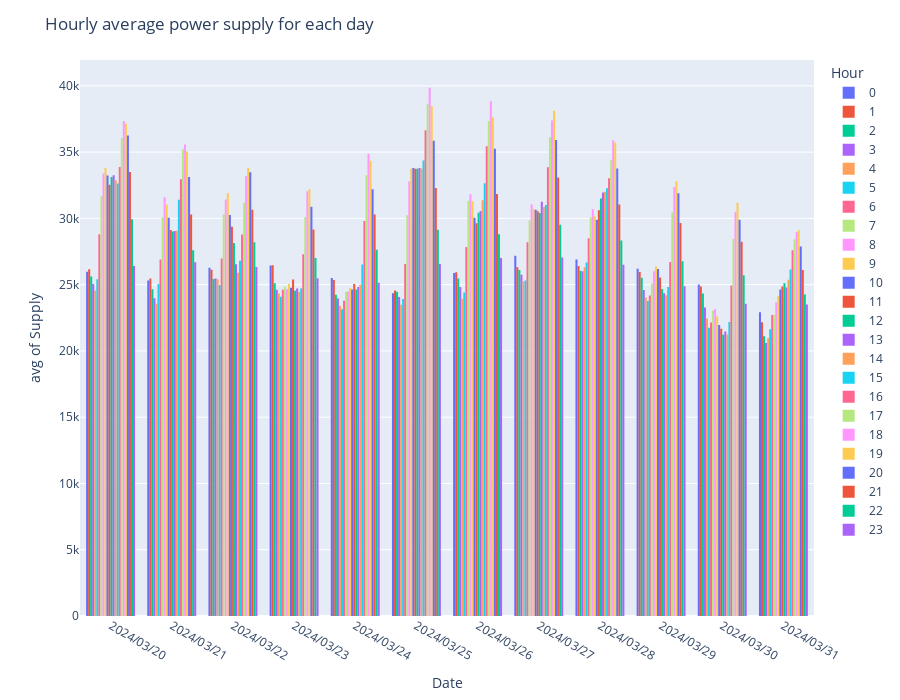

The notebook cell saved with this chart:
### Markdown cell above
#### Now let's plot data about hourly power supply for each day

### Code cell
fig2 = px.histogram(grouped_data, x="Date", y='Supply', color='Hour', histfunc='avg', barmode='group')
fig2.update_layout(title="Hourly average power supply for each day", height=700)
fig2.show()

### Figure 1 — Plotly figure (JSON) as saved in the notebook; plotly's stock layout.template omitted (floating-point values rounded to 4 significant figures)
{"data": [{"alignmentgroup": "True", "bingroup": "x", "histfunc": "avg", "hovertemplate": "Hour=0<br>Date=%{x}<br>avg of Supply=%{y}<extra></extra>", "legendgroup": "0", "marker": {"color": "#636efa", "pattern": {"shape": ""}}, "name": "0", "offsetgroup": "0", "orientation": "v", "showlegend": true, "type": "histogram", "x": ["2024/03/20", "2024/03/21", "2024/03/22", "2024/03/23", "2024/03/24", "2024/03/25", "2024/03/26", "2024/03/27", "2024/03/28", "2024/03/29", "2024/03/30", "2024/03/31"], "xaxis": "x", "y": [25960.0, 25310.0, 26280.0, 26450.0, 25510.0, 24350.0, 25880.0, 27180.0, 26900.0, 26200.0, 25010.0, 22910.0], "yaxis": "y"}, {"alignmentgroup": "True", "bingroup": "x", "histfunc": "avg", "hovertemplate": "Hour=1<br>Date=%{x}<br>avg of Supply=%{y}<extra></extra>", "legendgroup": "1", "marker": {"color": "#EF553B", "pattern": {"shape": ""}}, "name": "1", "offsetgroup": "1", "orientation": "v", "showlegend": true, "type": "histogram", "x": ["2024/03/20", "2024/03/21", "2024/03/22", "2024/03/23", "2024/03/24", "2024/03/25", "2024/03/26", "2024/03/27", "2024/03/28", "2024/03/29", "2024/03/30", "2024/03/31"], "xaxis": "x", "y": [26160.0, 25470.0, 26120.0, 26460.0, 25350.0, 24570.0, 25941, 26310.0, 26400.0, 25950.0, 24870.0, 22160.0], "yaxis": "y"}, {"alignmentgroup": "True", "bingroup": "x", "histfunc": "avg", "hovertemplate": "Hour=2<br>Date=%{x}<br>avg of Supply=%{y}<extra></extra>", "legendgroup": "2", "marker": {"color": "#00cc96", "pattern": {"shape": ""}}, "name": "2", "offsetgroup": "2", "orientation": "v", "showlegend": true, "type": "histogram", "x": ["2024/03/20", "2024/03/21", "2024/03/22", "2024/03/23", "2024/03/24", "2024/03/25", "2024/03/26", "2024/03/27", "2024/03/28", "2024/03/29", "2024/03/30", "2024/03/31"], "xaxis": "x", "y": [25610.0, 24650.0, 25429, 25110.0, 24230.0, 24470.0, 25463, 26110.0, 26040.0, 25510.0, 24330.0, 21120.0], "yaxis": "y"}, {"alignmentgroup": "True", "bingroup": "x", "histfunc": "avg", "hovertemplate": "Hour=3<br>Date=%{x}<br>avg of Supply=%{y}<extra></extra>", "legendgroup": "3", "marker": {"color": "#ab63fa", "pattern": {"shape": ""}}, "name": "3", "offsetgroup": "3", "orientation": "v", "showlegend": true, "type": "histogram", "x": ["2024/03/20", "2024/03/21", "2024/03/22", "2024/03/23", "2024/03/24", "2024/03/25", "2024/03/26", "2024/03/27", "2024/03/28", "2024/03/29", "2024/03/30", "2024/03/31"], "xaxis": "x", "y": [25050.0, 23970.0, 25460.0, 24610.0, 23950.0, 24070.0, 24820.0, 25740.0, 26020.0, 24600.0, 23270.0, 20600.0], "yaxis": "y"}, {"alignmentgroup": "True", "bingroup": "x", "histfunc": "avg", "hovertemplate": "Hour=4<br>Date=%{x}<br>avg of Supply=%{y}<extra></extra>", "legendgroup": "4", "marker": {"color": "#FFA15A", "pattern": {"shape": ""}}, "name": "4", "offsetgroup": "4", "orientation": "v", "showlegend": true, "type": "histogram", "x": ["2024/03/20", "2024/03/21", "2024/03/22", "2024/03/23", "2024/03/24", "2024/03/25", "2024/03/26", "2024/03/27", "2024/03/28", "2024/03/29", "2024/03/30", "2024/03/31"], "xaxis": "x", "y": [24550.0, 23560.0, 25400.0, 24340.0, 23400.0, 23483, 23936, 25240.0, 26320.0, 24030.0, 22440.0, 20950.0], "yaxis": "y"}, {"alignmentgroup": "True", "bingroup": "x", "histfunc": "avg", "hovertemplate": "Hour=5<br>Date=%{x}<br>avg of Supply=%{y}<extra></extra>", "legendgroup": "5", "marker": {"color": "#19d3f3", "pattern": {"shape": ""}}, "name": "5", "offsetgroup": "5", "orientation": "v", "showlegend": true, "type": "histogram", "x": ["2024/03/20", "2024/03/21", "2024/03/22", "2024/03/23", "2024/03/24", "2024/03/25", "2024/03/26", "2024/03/27", "2024/03/28", "2024/03/29", "2024/03/30", "2024/03/31"], "xaxis": "x", "y": [25410.0, 25040.0, 24973, 24080.0, 23150.0, 23920.0, 24400.0, 25300.0, 26670.0, 23770.0, 21750.0, 21640.0], "yaxis": "y"}, {"alignmentgroup": "True", "bingroup": "x", "histfunc": "avg", "hovertemplate": "Hour=6<br>Date=%{x}<br>avg of Supply=%{y}<extra></extra>", "legendgroup": "6", "marker": {"color": "#FF6692", "pattern": {"shape": ""}}, "name": "6", "offsetgroup": "6", "orientation": "v", "showlegend": true, "type": "histogram", "x": ["2024/03/20", "2024/03/21", "2024/03/22", "2024/03/23", "2024/03/24", "2024/03/25", "2024/03/26", "2024/03/27", "2024/03/28", "2024/03/29", "2024/03/30", "2024/03/31"], "xaxis": "x", "y": [28790.0, 26900.0, 26970.0, 24620.0, 23780.0, 26560.0, 27840.0, 28200.0, 28500.0, 24190.0, 22136, 22710.0], "yaxis": "y"}, {"alignmentgroup": "True", "bingroup": "x", "histfunc": "avg", "hovertemplate": "Hour=7<br>Date=%{x}<br>avg of Supply=%{y}<extra></extra>", "legendgroup": "7", "marker": {"color": "#B6E880", "pattern": {"shape": ""}}, "name": "7", "offsetgroup": "7", "orientation": "v", "showlegend": true, "type": "histogram", "x": ["2024/03/20", "2024/03/21", "2024/03/22", "2024/03/23", "2024/03/24", "2024/03/25", "2024/03/26", "2024/03/27", "2024/03/28", "2024/03/29", "2024/03/30", "2024/03/31"], "xaxis": "x", "y": [31670.0, 30092, 30280.0, 24870.0, 24470.0, 30230.0, 31330.0, 29850.0, 30060.0, 25061, 23040.0, 22730.0], "yaxis": "y"}, {"alignmentgroup": "True", "bingroup": "x", "histfunc": "avg", "hovertemplate": "Hour=8<br>Date=%{x}<br>avg of Supply=%{y}<extra></extra>", "legendgroup": "8", "marker": {"color": "#FF97FF", "pattern": {"shape": ""}}, "name": "8", "offsetgroup": "8", "orientation": "v", "showlegend": true, "type": "histogram", "x": ["2024/03/20", "2024/03/21", "2024/03/22", "2024/03/23", "2024/03/24", "2024/03/25", "2024/03/26", "2024/03/27", "2024/03/28", "2024/03/29", "2024/03/30", "2024/03/31"], "xaxis": "x", "y": [33390.0, 31590.0, 31430.0, 24650.0, 24480.0, 32780.0, 31820.0, 31060.0, 30690.0, 26010.0, 23150.0, 23680.0], "yaxis": "y"}, {"alignmentgroup": "True", "bingroup": "x", "histfunc": "avg", "hovertemplate": "Hour=9<br>Date=%{x}<br>avg of Supply=%{y}<extra></extra>", "legendgroup": "9", "marker": {"color": "#FECB52", "pattern": {"shape": ""}}, "name": "9", "offsetgroup": "9", "orientation": "v", "showlegend": true, "type": "histogram", "x": ["2024/03/20", "2024/03/21", "2024/03/22", "2024/03/23", "2024/03/24", "2024/03/25", "2024/03/26", "2024/03/27", "2024/03/28", "2024/03/29", "2024/03/30", "2024/03/31"], "xaxis": "x", "y": [33810.0, 31040.0, 31900.0, 25050, 24740.0, 33740.0, 31290.0, 30710.0, 30140.0, 26370, 22597, 24139], "yaxis": "y"}, {"alignmentgroup": "True", "bingroup": "x", "histfunc": "avg", "hovertemplate": "Hour=10<br>Date=%{x}<br>avg of Supply=%{y}<extra></extra>", "legendgroup": "10", "marker": {"color": "#636efa", "pattern": {"shape": ""}}, "name": "10", "offsetgroup": "10", "orientation": "v", "showlegend": true, "type": "histogram", "x": ["2024/03/20", "2024/03/21", "2024/03/22", "2024/03/23", "2024/03/24", "2024/03/25", "2024/03/26", "2024/03/27", "2024/03/28", "2024/03/29", "2024/03/30", "2024/03/31"], "xaxis": "x", "y": [33240.0, 30050.0, 30250.0, 24760.0, 24630.0, 33810.0, 30040.0, 30650.0, 29890.0, 26190.0, 21960.0, 24630.0], "yaxis": "y"}, {"alignmentgroup": "True", "bingroup": "x", "histfunc": "avg", "hovertemplate": "Hour=11<br>Date=%{x}<br>avg of Supply=%{y}<extra></extra>", "legendgroup": "11", "marker": {"color": "#EF553B", "pattern": {"shape": ""}}, "name": "11", "offsetgroup": "11", "orientation": "v", "showlegend": true, "type": "histogram", "x": ["2024/03/20", "2024/03/21", "2024/03/22", "2024/03/23", "2024/03/24", "2024/03/25", "2024/03/26", "2024/03/27", "2024/03/28", "2024/03/29", "2024/03/30", "2024/03/31"], "xaxis": "x", "y": [32531, 29120.0, 29370.0, 25380.0, 25050.0, 33750.0, 29630.0, 30530.0, 30610.0, 25538, 21680.0, 24860.0], "yaxis": "y"}, {"alignmentgroup": "True", "bingroup": "x", "histfunc": "avg", "hovertemplate": "Hour=12<br>Date=%{x}<br>avg of Supply=%{y}<extra></extra>", "legendgroup": "12", "marker": {"color": "#00cc96", "pattern": {"shape": ""}}, "name": "12", "offsetgroup": "12", "orientation": "v", "showlegend": true, "type": "histogram", "x": ["2024/03/20", "2024/03/21", "2024/03/22", "2024/03/23", "2024/03/24", "2024/03/25", "2024/03/26", "2024/03/27", "2024/03/28", "2024/03/29", "2024/03/30", "2024/03/31"], "xaxis": "x", "y": [33130.0, 29020.0, 28150.0, 24540.0, 24630.0, 33750.0, 30430.0, 30410.0, 31510.0, 24660.0, 21210.0, 25110.0], "yaxis": "y"}, {"alignmentgroup": "True", "bingroup": "x", "histfunc": "avg", "hovertemplate": "Hour=13<br>Date=%{x}<br>avg of Supply=%{y}<extra></extra>", "legendgroup": "13", "marker": {"color": "#ab63fa", "pattern": {"shape": ""}}, "name": "13", "offsetgroup": "13", "orientation": "v", "showlegend": true, "type": "histogram", "x": ["2024/03/20", "2024/03/21", "2024/03/22", "2024/03/23", "2024/03/24", "2024/03/25", "2024/03/26", "2024/03/27", "2024/03/28", "2024/03/29", "2024/03/30", "2024/03/31"], "xaxis": "x", "y": [33260.0, 29040.0, 26540.0, 24710.0, 24810.0, 33800.0, 30560.0, 31260.0, 31950.0, 24340.0, 21460.0, 24792], "yaxis": "y"}, {"alignmentgroup": "True", "bingroup": "x", "histfunc": "avg", "hovertemplate": "Hour=14<br>Date=%{x}<br>avg of Supply=%{y}<extra></extra>", "legendgroup": "14", "marker": {"color": "#FFA15A", "pattern": {"shape": ""}}, "name": "14", "offsetgroup": "14", "orientation": "v", "showlegend": true, "type": "histogram", "x": ["2024/03/20", "2024/03/21", "2024/03/22", "2024/03/23", "2024/03/24", "2024/03/25", "2024/03/26", "2024/03/27", "2024/03/28", "2024/03/29", "2024/03/30", "2024/03/31"], "xaxis": "x", "y": [32870.0, 29070.0, 25900.0, 24450.0, 24993, 33760.0, 31380.0, 30860.0, 32010.0, 24210.0, 21242, 25380.0], "yaxis": "y"}, {"alignmentgroup": "True", "bingroup": "x", "histfunc": "avg", "hovertemplate": "Hour=15<br>Date=%{x}<br>avg of Supply=%{y}<extra></extra>", "legendgroup": "15", "marker": {"color": "#19d3f3", "pattern": {"shape": ""}}, "name": "15", "offsetgroup": "15", "orientation": "v", "showlegend": true, "type": "histogram", "x": ["2024/03/20", "2024/03/21", "2024/03/22", "2024/03/23", "2024/03/24", "2024/03/25", "2024/03/26", "2024/03/27", "2024/03/28", "2024/03/29", "2024/03/30", "2024/03/31"], "xaxis": "x", "y": [32630.0, 31410.0, 26800.0, 24700.0, 26530.0, 34360.0, 32640.0, 31020.0, 32270.0, 24820.0, 22170.0, 26140.0], "yaxis": "y"}, {"alignmentgroup": "True", "bingroup": "x", "histfunc": "avg", "hovertemplate": "Hour=16<br>Date=%{x}<br>avg of Supply=%{y}<extra></extra>", "legendgroup": "16", "marker": {"color": "#FF6692", "pattern": {"shape": ""}}, "name": "16", "offsetgroup": "16", "orientation": "v", "showlegend": true, "type": "histogram", "x": ["2024/03/20", "2024/03/21", "2024/03/22", "2024/03/23", "2024/03/24", "2024/03/25", "2024/03/26", "2024/03/27", "2024/03/28", "2024/03/29", "2024/03/30", "2024/03/31"], "xaxis": "x", "y": [33870.0, 32960.0, 28790.0, 27300.0, 29810.0, 36650.0, 35430.0, 33860.0, 33030.0, 26710.0, 24940.0, 27600.0], "yaxis": "y"}, {"alignmentgroup": "True", "bingroup": "x", "histfunc": "avg", "hovertemplate": "Hour=17<br>Date=%{x}<br>avg of Supply=%{y}<extra></extra>", "legendgroup": "17", "marker": {"color": "#B6E880", "pattern": {"shape": ""}}, "name": "17", "offsetgroup": "17", "orientation": "v", "showlegend": true, "type": "histogram", "x": ["2024/03/20", "2024/03/21", "2024/03/22", "2024/03/23", "2024/03/24", "2024/03/25", "2024/03/26", "2024/03/27", "2024/03/28", "2024/03/29", "2024/03/30", "2024/03/31"], "xaxis": "x", "y": [36060.0, 35220.0, 31180.0, 30110.0, 33260.0, 38650.0, 37330.0, 36120.0, 34380.0, 30440.0, 28450.0, 28420.0], "yaxis": "y"}, {"alignmentgroup": "True", "bingroup": "x", "histfunc": "avg", "hovertemplate": "Hour=18<br>Date=%{x}<br>avg of Supply=%{y}<extra></extra>", "legendgroup": "18", "marker": {"color": "#FF97FF", "pattern": {"shape": ""}}, "name": "18", "offsetgroup": "18", "orientation": "v", "showlegend": true, "type": "histogram", "x": ["2024/03/20", "2024/03/21", "2024/03/22", "2024/03/23", "2024/03/24", "2024/03/25", "2024/03/26", "2024/03/27", "2024/03/28", "2024/03/29", "2024/03/30", "2024/03/31"], "xaxis": "x", "y": [37340.0, 35580.0, 33200.0, 32050.0, 34880.0, 39850.0, 38830.0, 37380.0, 35895, 32370.0, 30490.0, 28980.0], "yaxis": "y"}, {"alignmentgroup": "True", "bingroup": "x", "histfunc": "avg", "hovertemplate": "Hour=19<br>Date=%{x}<br>avg of Supply=%{y}<extra></extra>", "legendgroup": "19", "marker": {"color": "#FECB52", "pattern": {"shape": ""}}, "name": "19", "offsetgroup": "19", "orientation": "v", "showlegend": true, "type": "histogram", "x": ["2024/03/20", "2024/03/21", "2024/03/22", "2024/03/23", "2024/03/24", "2024/03/25", "2024/03/26", "2024/03/27", "2024/03/28", "2024/03/29", "2024/03/30", "2024/03/31"], "xaxis": "x", "y": [37160.0, 35040.0, 33800.0, 32190.0, 34350.0, 38480.0, 37620.0, 38120.0, 35720.0, 32800.0, 31180.0, 29100.0], "yaxis": "y"}, {"alignmentgroup": "True", "bingroup": "x", "histfunc": "avg", "hovertemplate": "Hour=20<br>Date=%{x}<br>avg of Supply=%{y}<extra></extra>", "legendgroup": "20", "marker": {"color": "#636efa", "pattern": {"shape": ""}}, "name": "20", "offsetgroup": "20", "orientation": "v", "showlegend": true, "type": "histogram", "x": ["2024/03/20", "2024/03/21", "2024/03/22", "2024/03/23", "2024/03/24", "2024/03/25", "2024/03/26", "2024/03/27", "2024/03/28", "2024/03/29", "2024/03/30", "2024/03/31"], "xaxis": "x", "y": [36260.0, 33130.0, 33490.0, 30880.0, 32200.0, 35853, 35240.0, 35920.0, 33770.0, 31890.0, 29890.0, 27880.0], "yaxis": "y"}, {"alignmentgroup": "True", "bingroup": "x", "histfunc": "avg", "hovertemplate": "Hour=21<br>Date=%{x}<br>avg of Supply=%{y}<extra></extra>", "legendgroup": "21", "marker": {"color": "#EF553B", "pattern": {"shape": ""}}, "name": "21", "offsetgroup": "21", "orientation": "v", "showlegend": true, "type": "histogram", "x": ["2024/03/20", "2024/03/21", "2024/03/22", "2024/03/23", "2024/03/24", "2024/03/25", "2024/03/26", "2024/03/27", "2024/03/28", "2024/03/29", "2024/03/30", "2024/03/31"], "xaxis": "x", "y": [33506, 30290.0, 30640.0, 29160.0, 30290.0, 32290.0, 31850.0, 33080.0, 31040.0, 29640.0, 28230.0, 26110.0], "yaxis": "y"}, {"alignmentgroup": "True", "bingroup": "x", "histfunc": "avg", "hovertemplate": "Hour=22<br>Date=%{x}<br>avg of Supply=%{y}<extra></extra>", "legendgroup": "22", "marker": {"color": "#00cc96", "pattern": {"shape": ""}}, "name": "22", "offsetgroup": "22", "orientation": "v", "showlegend": true, "type": "histogram", "x": ["2024/03/20", "2024/03/21", "2024/03/22", "2024/03/23", "2024/03/24", "2024/03/25", "2024/03/26", "2024/03/27", "2024/03/28", "2024/03/29", "2024/03/30", "2024/03/31"], "xaxis": "x", "y": [29930.0, 27590.0, 28190.0, 27012, 27630.0, 29140.0, 28810.0, 29520.0, 28320.0, 26770.0, 25700.0, 24250.0], "yaxis": "y"}, {"alignmentgroup": "True", "bingroup": "x", "histfunc": "avg", "hovertemplate": "Hour=23<br>Date=%{x}<br>avg of Supply=%{y}<extra></extra>", "legendgroup": "23", "marker": {"color": "#ab63fa", "pattern": {"shape": ""}}, "name": "23", "offsetgroup": "23", "orientation": "v", "showlegend": true, "type": "histogram", "x": ["2024/03/20", "2024/03/21", "2024/03/22", "2024/03/23", "2024/03/24", "2024/03/25", "2024/03/26", "2024/03/27", "2024/03/28", "2024/03/29", "2024/03/30", "2024/03/31"], "xaxis": "x", "y": [26400.0, 26680.0, 26335, 25480.0, 25140.0, 26550.0, 27010.0, 27050.0, 26510.0, 24870.0, 23560.0, 23490.0], "yaxis": "y"}], "layout": {"barmode": "group", "height": 700, "legend": {"title": {"text": "Hour"}, "tracegroupgap": 0}, "margin": {"t": 60}, "title": {"text": "Hourly average power supply for each day"}, "xaxis": {"anchor": "y", "domain": [0, 1], "title": {"text": "Date"}}, "yaxis": {"anchor": "x", "domain": [0, 1], "title": {"text": "avg of Supply"}}}}
